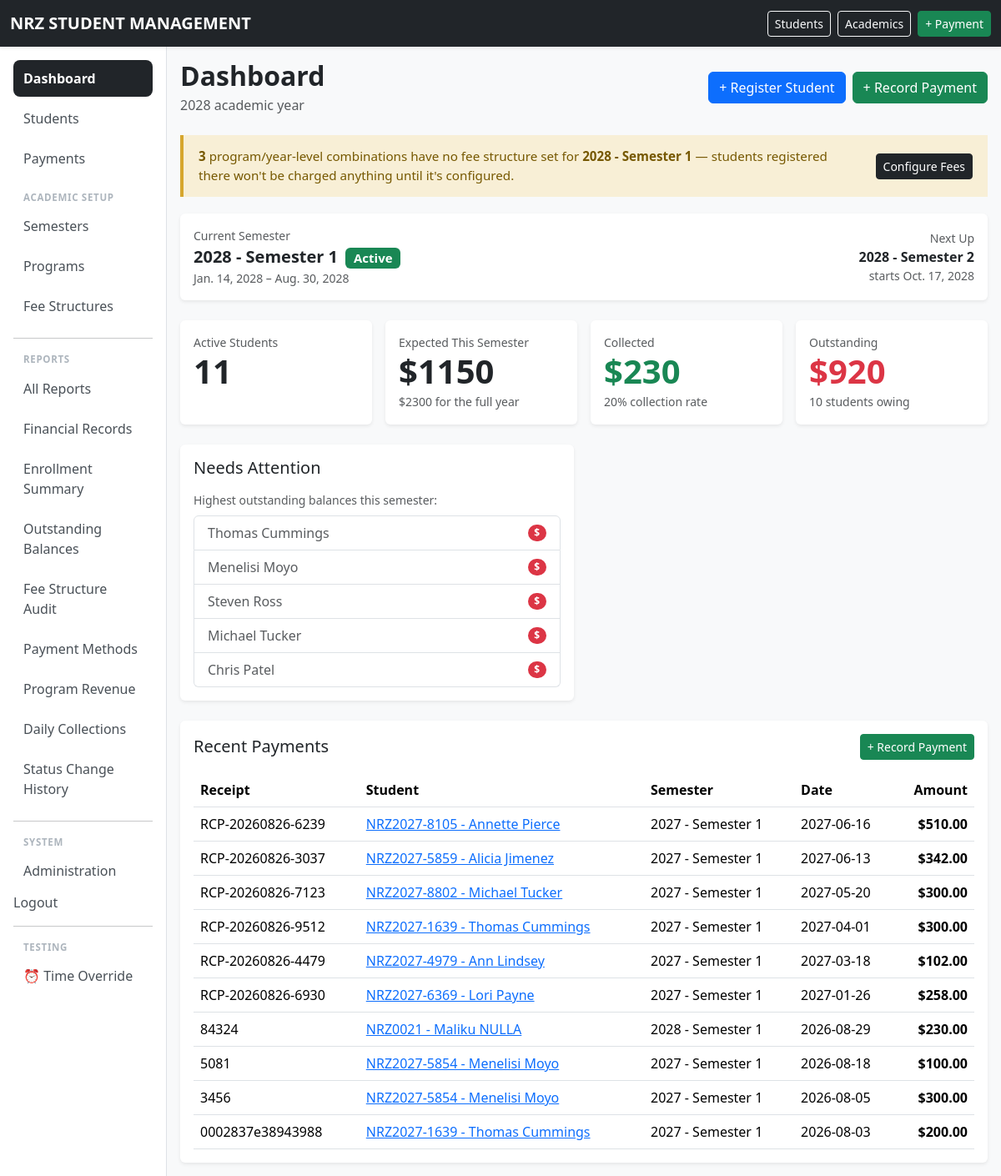
The app's page / (signed in) with its own data.
### school/models.py (models this page shows, shortened)
class AcademicYear(models.Model):
    name = models.CharField(
        max_length=20,
        unique=True,
    )
    start_date = models.DateField()
    end_date = models.DateField()
    is_current = models.BooleanField(
        default=False,
    )
    class Meta:
        ordering = ["-name"]
        constraints = [
            models.UniqueConstraint(
                fields=["is_current"],
                condition=Q(is_current=True),
                name="only_one_current_academic_year",
            ),
        ]

class Semester(models.Model):
    PERIOD_CHOICES = [
        (1, "Semester Period 1"),
        (2, "Semester Period 2"),
    ]
    academic_year = models.ForeignKey(
        AcademicYear,
        on_delete=models.PROTECT,
        related_name="semesters",
    )
    number = models.PositiveSmallIntegerField(
        choices=PERIOD_CHOICES,
    )
    start_date = models.DateField()
    end_date = models.DateField()
    class Meta:
        ordering = ["-academic_year__name", "number"]
        constraints = [
            models.UniqueConstraint(
                fields=["academic_year", "number"],
                name="unique_semester_period_per_year",
            ),
        ]
    def __str__(self):
        return f"{self.academic_year.name} - Semester {self.number}"

class Student(models.Model):
    ACTIVE = "ACTIVE"
    DEFERRED = "DEFERRED"
    WITHDRAWN = "WITHDRAWN"
    COMPLETED = "COMPLETED"
    STATUS_CHOICES = [
        (ACTIVE, "Active"),
        (DEFERRED, "Deferred"),
        (WITHDRAWN, "Withdrawn"),
        (COMPLETED, "Completed"),
    ]
    student_number = models.CharField(
        max_length=30,
        unique=True,
    )
    first_name = models.CharField(
        max_length=100,
    )
    national_id = models.CharField(
        max_length=100,
    )
    last_name = models.CharField(
        max_length=100,
    )
    date_of_birth = models.DateField(
        null=True,
        blank=True,
    )
    gender = models.CharField(
        max_length=20,
        blank=True,
    )
    guardian_name = models.CharField(
        max_length=150,
        blank=True,
    )
    guardian_phone = models.CharField(
        max_length=30,
        blank=True,
    )
    student_phone = models.CharField(
        max_length=30,
        blank=True ,
    )
    address = models.TextField(
        blank=True,
    )
    program = models.ForeignKey(
        Program,
        on_delete=models.PROTECT,
        related_name="students",
    )
    intake_year = models.ForeignKey(
        AcademicYear,
        on_delete=models.PROTECT,
        related_name="students",
    )
    status = models.CharField(
        max_length=20,
        choices=STATUS_CHOICES,
        default=ACTIVE,
    )
    created_at = models.DateTimeField(
        auto_now_add=True,
    )
    class Meta:
        ordering = [
            "last_name",
            "first_name",
        ]
        permissions = [
            ("can_view_financial_reports", "Can view financial reports"),
            ("can_view_outstanding_reports", "Can view outstanding balances"),
            ("can_record_payments", "Can record payments"),
        ]
    def __str__(self):
        return (
            f"{self.student_number} - "
            f"{self.first_name} "
            f"{self.last_name}"
        )

class Payment(models.Model):
    CASH = "CASH"
    BANK = "BANK"
    ECOCASH = "ECOCASH"
    OTHER = "OTHER"
    PAYMENT_METHODS = [
        (CASH, "Cash"),
        (BANK, "Bank"),
        (ECOCASH, "EcoCash"),
        (OTHER, "Other"),
    ]
    receipt_number = models.CharField(
        max_length=50,
        unique=True,
    )
    student = models.ForeignKey(
        Student,
        on_delete=models.PROTECT,
        related_name="payments",
    )
    semester = models.ForeignKey(
        Semester,
        on_delete=models.PROTECT,
        related_name="payments",
    )
    amount = models.DecimalField(
        max_digits=12,
        decimal_places=2,
    )
    payment_date = models.DateField()
    method = models.CharField(
        max_length=20,
        choices=PAYMENT_METHODS,
        default=CASH,
    )
    reference = models.CharField(
        max_length=100,
        blank=True,
    )
    notes = models.TextField(
        blank=True,
    )
    created_at = models.DateTimeField(
        auto_now_add=True,
    )
    class Meta:
        ordering = [
            "-payment_date",
            "-id",
        ]

### school/views.py (the view, shortened to what this page needs)
# urls.py: path("", views.dashboard, name="dashboard"),
@login_required
def dashboard(request):
    today = get_current_date()
    current_year = AcademicYear.objects.filter(
        start_date__lte=today,
        end_date__gte=today
    ).first()
    current_semester = Semester.objects.filter(
        start_date__lte=today,
        end_date__gte=today,
    ).select_related("academic_year").first()
    total_students = Student.objects.filter(status=Student.ACTIVE).count()
    if current_semester:
        fin = semester_financials(current_semester)
        total_charged = fin["charged"]
        total_paid = fin["paid"]
        outstanding = fin["outstanding"]
        collection_rate = fin["collection_rate"]
        outstanding_qs = outstanding_students(current_semester)
        students_with_balance = outstanding_qs.count()
        top_outstanding = outstanding_qs[:5]
    else:
        total_charged = total_paid = outstanding = Decimal("0")
        collection_rate = 0
        students_with_balance = 0
        top_outstanding = []
    expected_revenue_year = Decimal("0")
    if current_year:
        expected_revenue_year = StudentCharge.objects.filter(
            enrollment__semester__academic_year=current_year,
            enrollment__status=Enrollment.ACTIVE,
        ).aggregate(total=Sum("amount"))["total"] or Decimal("0")
    recent_payments = Payment.objects.select_related(
        "student", "semester"
    ).order_by("-payment_date", "-id")[:10]
    today_payments = Payment.objects.filter(payment_date=today).select_related(
        "student", "semester"
    )
    today_total = today_payments.aggregate(total=Sum("amount"))["total"] or Decimal("0")
    upcoming_semester = (
        Semester.objects.filter(start_date__gt=today)
        .order_by("start_date")
        .first()
    )
    unconfigured_fee_count = 0
    fee_setup_semester = current_semester or upcoming_semester
    if fee_setup_semester:
        unconfigured_fee_count = len(unconfigured_fee_structures(fee_setup_semester))
    ended_semesters = Semester.objects.filter(end_date__lt=today).order_by('-end_date')
    auto_progress_eligible = 0
    auto_progress_details = []
    for sem in ended_semesters:
        active_count = Enrollment.objects.filter(
            semester=sem,
            status=Enrollment.ACTIVE,
            student__status=Student.ACTIVE,
        ).count()
    context = {
        "total_students": total_students,
        "current_year": current_year,
        "current_semester": current_semester,
        "total_charged": total_charged,
        "total_paid": total_paid,
        "outstanding": outstanding,
        "collection_rate": collection_rate,
        "students_with_balance": students_with_balance,
        "top_outstanding": top_outstanding,
        "expected_revenue_year": expected_revenue_year,
        "recent_payments": recent_payments,
        "today_payments": today_payments,
        "today_total": today_total,
        "upcoming_semester": upcoming_semester,
        "fee_setup_semester": fee_setup_semester,
        "unconfigured_fee_count": unconfigured_fee_count,
        "today": today,
        "auto_progress_eligible": auto_progress_eligible,
        "auto_progress_details": auto_progress_details,
    }
    return render(request, "school/dashboard.html", context)

### templates/school/dashboard.html (shortened to what this page needs)
{% extends "base.html" %}
{% block content %}
<div class="d-flex justify-content-between align-items-center mb-4">
    <div>
        <h2 class="fw-bold mb-1">Dashboard</h2>
        <p class="text-muted mb-0">
            {% if current_year %}{{ current_year.name }} academic year{% else %}No current academic year set{% endif %}
        </p>
    </div>
    <div class="d-flex gap-2">
        <a href="{% url 'student_create' %}" class="btn btn-primary">+ Register Student</a>
        <a href="{% url 'payment_create' %}" class="btn btn-success">+ Record Payment</a>
    </div>
</div>
{% if unconfigured_fee_count > 0 and fee_setup_semester %}
<div class="alert alert-warning d-flex justify-content-between align-items-center">
    <div>
        <strong>{{ unconfigured_fee_count }}</strong> program/year-level combination{{ unconfigured_fee_count|pluralize }}
        {% if unconfigured_fee_count == 1 %}has{% else %}have{% endif %} no fee structure set for
        <strong>{{ fee_setup_semester }}</strong> — students registered there won't be charged anything until it's configured.
    </div>
    <a href="{% url 'fee_structure_list' fee_setup_semester.pk %}" class="btn btn-sm btn-dark text-nowrap ms-3">
        Configure Fees
    </a>
</div>
{% endif %}
<div class="card border-0 shadow-sm mb-4">
    <div class="card-body d-flex justify-content-between align-items-center flex-wrap gap-2">
        <div>
            <div class="text-muted small">Current Semester</div>
            {% if current_semester %}
                <div class="fs-5 fw-semibold">
                    {{ current_semester }}
                    <span class="badge text-bg-success ms-1">Active</span>
                </div>
                <div class="text-muted small">{{ current_semester.start_date }} – {{ current_semester.end_date }}</div>
            {% else %}
                <div class="fs-5 fw-semibold text-muted">No active semester right now</div>
                <a href="{% url 'semester_create' %}" class="small">Create one</a>
            {% endif %}
        </div>
        {% if upcoming_semester %}
        <div class="text-end">
            <div class="text-muted small">Next Up</div>
            <div class="fw-semibold">{{ upcoming_semester }}</div>
            <div class="text-muted small">starts {{ upcoming_semester.start_date }}</div>
        </div>
        {% endif %}
    </div>
</div>
<div class="row g-3 mb-4">
    <div class="col-6 col-lg-3">
        <div class="card border-0 shadow-sm h-100">
            <div class="card-body">
                <div class="text-muted small">Active Students</div>
                <div class="display-6 fw-bold">{{ total_students }}</div>
            </div>
        </div>
    </div>
    <div class="col-6 col-lg-3">
        <div class="card border-0 shadow-sm h-100">
            <div class="card-body">
                <div class="text-muted small">Expected This Semester</div>
                <div class="display-6 fw-bold">${{ total_charged|floatformat:0 }}</div>
                <small class="text-muted">${{ expected_revenue_year|floatformat:0 }} for the full year</small>
            </div>
        </div>
    </div>
    <div class="col-6 col-lg-3">
        <div class="card border-0 shadow-sm h-100">
            <div class="card-body">
                <div class="text-muted small">Collected</div>
                <div class="display-6 fw-bold text-success">${{ total_paid|floatformat:0 }}</div>
                <small class="text-muted">{{ collection_rate|floatformat:0 }}% collection rate</small>
            </div>
        </div>
    </div>
    <div class="col-6 col-lg-3">
        <div class="card border-0 shadow-sm h-100">
            <div class="card-body">
                <div class="text-muted small">Outstanding</div>
                <div class="display-6 fw-bold text-danger">${{ outstanding|floatformat:0 }}</div>
                <small class="text-muted">{{ students_with_balance }} student{{ students_with_balance|pluralize }} owing</small>
            </div>
        </div>
    </div>
</div>
<div class="row g-4 mb-4">
    <div class="col-lg-6">
        <div class="card border-0 shadow-sm h-100">
            <div class="card-body">
                <h5 class="mb-3">Needs Attention</h5>
                {% if students_with_balance > 0 %}
                <p class="text-muted small mb-2">Highest outstanding balances this semester:</p>
                <div class="list-group">
                    {% for student in top_outstanding %}
                    <a href="{% url 'student_detail' student.pk %}"
                       class="list-group-item list-group-item-action d-flex justify-content-between align-items-center">
                        {{ student.first_name }} {{ student.last_name }}
                        <span class="badge bg-danger rounded-pill">${{ student.balance|floatformat:2 }}</span>
                    </a>
                    {% endfor %}
                </div>
                {% else %}
                <p class="text-muted mb-0">All active students are up to date on payments.</p>
                {% endif %}
            </div>
        </div>
    </div>
</div>
<div class="card border-0 shadow-sm">
    <div class="card-body">
        <div class="d-flex justify-content-between align-items-center mb-3">
            <h5 class="mb-0">Recent Payments</h5>
            <a href="{% url 'payment_create' %}" class="btn btn-sm btn-success">+ Record Payment</a>
        </div>
        <div class="table-responsive">
            <table class="table table-hover mb-0">
                <thead>
                    <tr>
                        <th>Receipt</th>
                        <th>Student</th>
                        <th>Semester</th>
                        <th>Date</th>
                        <th class="text-end">Amount</th>
                    </tr>
                </thead>
                <tbody>
                    {% for payment in recent_payments %}
                    <tr>
                        <td>{{ payment.receipt_number }}</td>
                        <td><a href="{% url 'student_detail' payment.student.pk %}">{{ payment.student }}</a></td>
                        <td>{{ payment.semester }}</td>
                        <td>{{ payment.payment_date|date:"Y-m-d" }}</td>
                        <td class="text-end fw-bold">${{ payment.amount|floatformat:2 }}</td>
                    </tr>
                    {% empty %}
                    <tr><td colspan="5" class="text-center text-muted py-4">No payments recorded yet.</td></tr>
                    {% endfor %}
                </tbody>
            </table>
        </div>
    </div>
</div>
{% endblock %}

### records on screen
AcademicYear: name "2028"
Semester: academic_year+number "2028 - Semester 1", start_date "Jan. 14, 2028", end_date "Aug. 30, 2028"
Semester: academic_year+number "2028 - Semester 2", start_date "Oct. 17, 2028"
Student: first_name "Thomas", last_name "Cummings"
Student: first_name "Menelisi", last_name "Moyo"
Student: first_name "Steven", last_name "Ross"
Student: first_name "Michael", last_name "Tucker"
Student: first_name "Chris", last_name "Patel"
Payment: receipt_number "RCP-20260826-6239", student "NRZ2027-8105 - Annette Pierce", semester "2027 - Semester 1", payment_date "2027-06-16", amount "510.00"
Payment: receipt_number "RCP-20260826-3037", student "NRZ2027-5859 - Alicia Jimenez", semester "2027 - Semester 1", payment_date "2027-06-13", amount "342.00"
Payment: receipt_number "RCP-20260826-7123", student "NRZ2027-8802 - Michael Tucker", semester "2027 - Semester 1", payment_date "2027-05-20", amount "300.00"
Payment: receipt_number "RCP-20260826-9512", student "NRZ2027-1639 - Thomas Cummings", semester "2027 - Semester 1", payment_date "2027-04-01", amount "300.00"
Payment: receipt_number "RCP-20260826-4479", student "NRZ2027-4979 - Ann Lindsey", semester "2027 - Semester 1", payment_date "2027-03-18", amount "102.00"
Payment: receipt_number "RCP-20260826-6930", student "NRZ2027-6369 - Lori Payne", semester "2027 - Semester 1", payment_date "2027-01-26", amount "258.00"
Payment: receipt_number "84324", student "NRZ0021 - Maliku NULLA", semester "2028 - Semester 1", payment_date "2026-08-29", amount "230.00"
Payment: receipt_number "5081", student "NRZ2027-5854 - Menelisi Moyo", semester "2027 - Semester 1", payment_date "2026-08-18", amount "100.00"
Payment: receipt_number "3456", student "NRZ2027-5854 - Menelisi Moyo", semester "2027 - Semester 1", payment_date "2026-08-05", amount "300.00"
Payment: receipt_number "0002837e38943988", student "NRZ2027-1639 - Thomas Cummings", semester "2027 - Semester 1", payment_date "2026-08-03", amount "200.00"

### other values on screen
{{ unconfigured_fee_count }} "3"
{{ total_students }} "11"
{{ total_charged|floatformat:0 }} "1150"
{{ expected_revenue_year|floatformat:0 }} "2300"
{{ total_paid|floatformat:0 }} "230"
{{ collection_rate|floatformat:0 }} "20"
{{ outstanding|floatformat:0 }} "920"
{{ students_with_balance }} "10"
